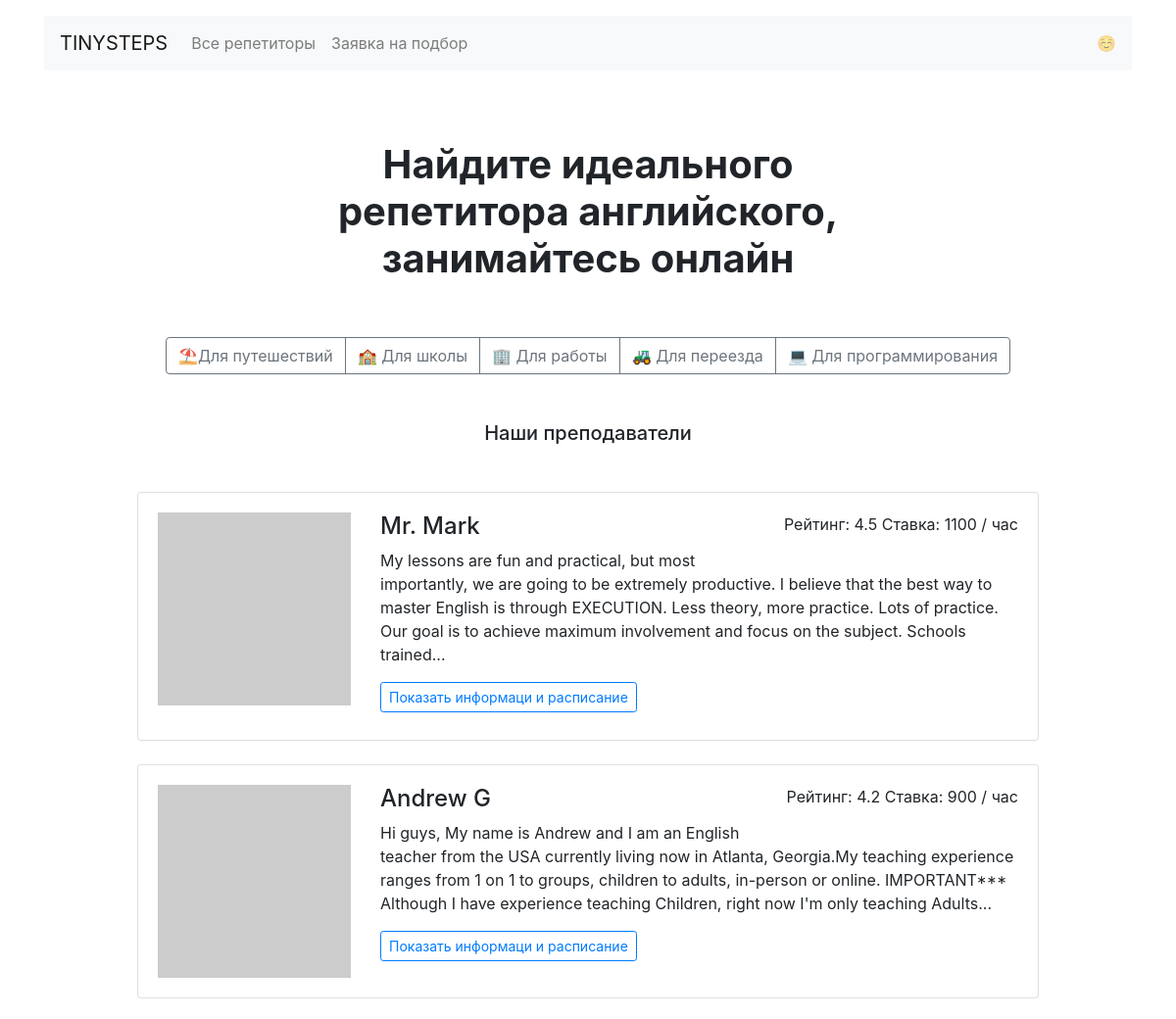
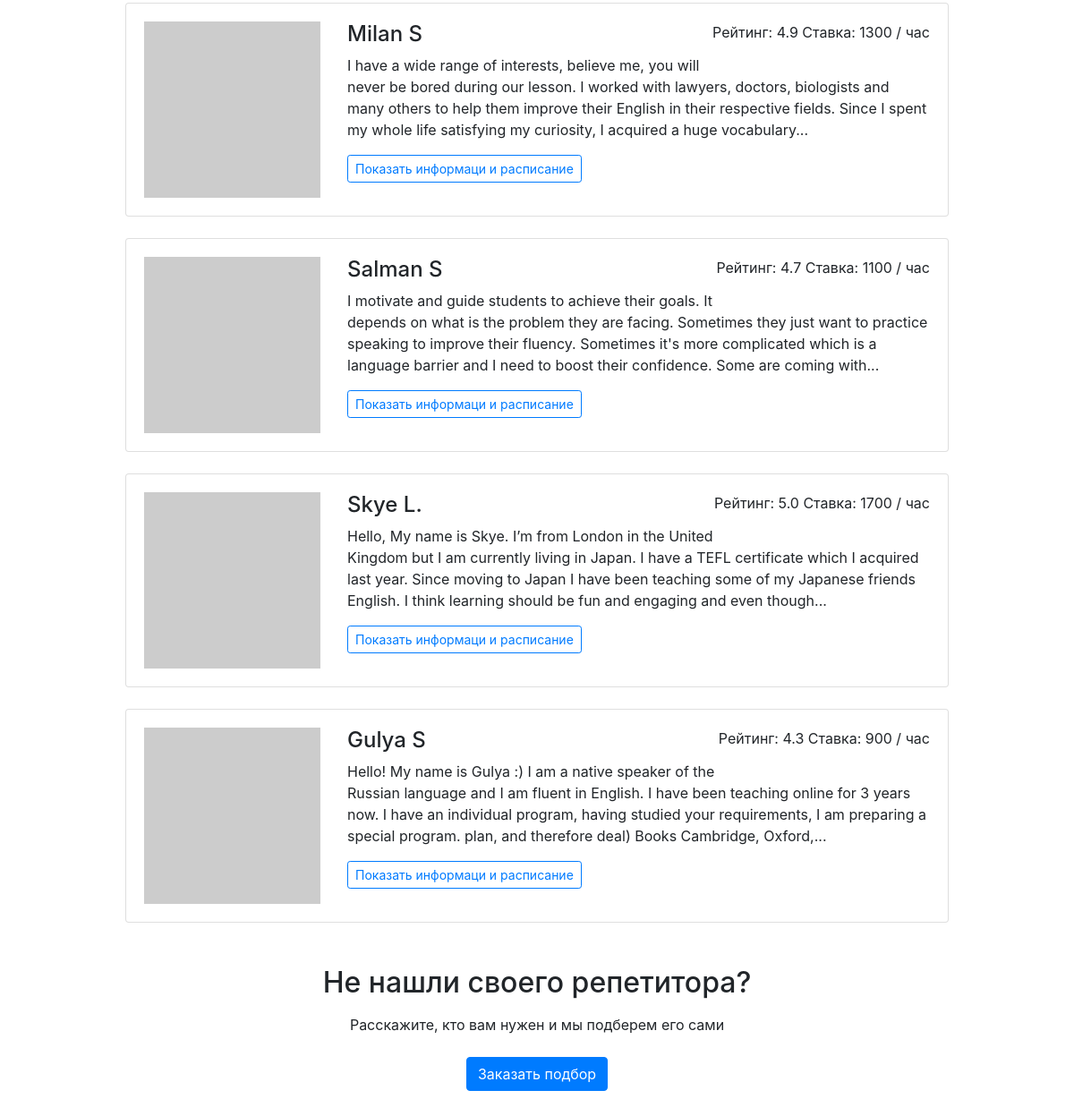
The page / on the database its author committed (2 pictures, top to bottom).
### app.py (models this page shows)
class Teacher(db.Model):
    __tablename__ = 'teacher'
    id = db.Column(db.Integer, primary_key=True)
    name = db.Column(db.String(80), nullable=False)
    about = db.Column(db.Text, nullable=False)
    rating = db.Column(db.Float)
    picture = db.Column(db.String(80), unique=True, nullable=False)
    price = db.Column(db.Integer, nullable=False)
    goals = db.Column(db.String, nullable=False)
    free = db.Column(db.String, nullable=False)
    bookings = db.relationship('Booking',  back_populates="teacher")

### app.py (the view)
@app.route('/')
def index():
    teachers = db.session.query(Teacher).all()
    random.shuffle(teachers)
    return render_template('index.html', teachers=teachers[:6])

### templates/index.html (shortened to what this page needs)
{% extends 'base.html' %}
{% block content %}
<main class="container mt-3 mb-5">
  <section>
  <h1 class="h1 text-center mx-auto mt-4 py-5"><strong>Найдите идеального <br>репетитора английского, <br>занимайтесь онлайн</strong></h1>
  <div class="text-center mb-5">
    <div class="btn-group mx-auto mb-0" role="group" aria-label="Basic example">
      <a href="/goals/travel/" class="btn btn-outline-secondary">⛱Для путешествий</a>
      <a href="/goals/study/" class="btn btn-outline-secondary">🏫 Для школы</a>
      <a href="/goals/work/" class="btn btn-outline-secondary">🏢 Для работы</a>
      <a href="/goals/relocate/" class="btn btn-outline-secondary">🚜 Для переезда</a>
      <a href="/goals/coding/" class="btn btn-outline-secondary">💻 Для программирования</a>
    </div>
  </div>
  <h2 class="h5 text-center mb-5">Наши преподаватели</h2>
  <div class="row">
    <div class="col-12 col-lg-10 offset-lg-1 m-auto">
      {% for teacher in teachers %}
      <div class="card mb-4">
        <div class="card-body">
          <div class="row">
            <div class="col-3"><img src="{{ teacher.picture }}" class="img-fluid" alt=""></div>
            <div class="col-9">
              <p class="float-right">Рейтинг: {{ teacher.rating }} Ставка: {{ teacher.price }} / час</p>
              <h2 class="h4">{{ teacher.name }}</h2>
              <p>{{ teacher.about|truncate(300) }}</p>
              <a href="/profiles/{{ teacher.id }}/" class="btn btn-outline-primary btn-sm mr-3 mb-2">Показать информаци и расписание</a>
            </div>
          </div>
        </div>
      </div>
      {% endfor %}
  <h2 class="text-center mt-5 mb-3">Не нашли своего репетитора?</h2>
  <p class="text-center mb-4">Расскажите, кто вам нужен и мы подберем его сами</p>
  <div class="text-center pb-5">
      <a href="/request/" class="btn btn-primary">Заказать подбор</a>
  </div>
  </section>
</main>
{% endblock %}

### templates/base.html (shortened to what this page needs)
<!DOCTYPE html>
<html lang="ru">
<head>
  <link rel="stylesheet" href="https://stackpath.bootstrapcdn.com/bootstrap/4.3.1/css/bootstrap.min.css">
</head>
<body>
  <header class="container mt-3">
    <nav class="navbar navbar-expand-lg navbar-light bg-light">
      <a class="navbar-brand" href="/">TINYSTEPS</a>
      <div class="collapse navbar-collapse" id="navbarNav">
        <ul class="navbar-nav">
          <li class="nav-item {% if request.path == '/all/' %}active{% endif %}">
            <a class="nav-link" href="/all/">Все репетиторы</a>
          </li>
          <li class="nav-item {% if request.path == '/request/' %}active{% endif %}">
            <a class="nav-link" href="/request/">Заявка на подбор</a>
          </li>
        </ul>
      </div>
      <span class="navbar-text d-sm-none d-lg-block">
        ☺️
      </span>
    </nav>
  </header>
  {% block content %}{% endblock %}
</body>
</html>

### rows shown on the page
Teacher: rating "4.5", price "1100", name "Mr. Mark", about "My lessons are fun and practical, but most importantly, we are going to be extremely productive. I believe that the best way to master English is through EXECUTION. Less theory, more practice. Lots of practice. Our goal is to achieve maximum involvement and focus on the subject. Schools trained..."
Teacher: rating "4.2", price "900", name "Andrew G", about "Hi guys, My name is Andrew and I am an English teacher from the USA currently living now in Atlanta, Georgia.My teaching experience ranges from 1 on 1 to groups, children to adults, in-person or online. IMPORTANT*** Although I have experience teaching Children, right now I'm only teaching Adults..."
Teacher: rating "4.9", price "1300", name "Milan S", about "I have a wide range of interests, believe me, you will never be bored during our lesson. I worked with lawyers, doctors, biologists and many others to help them improve their English in their respective fields. Since I spent my whole life satisfying my curiosity, I acquired a huge vocabulary..."
Teacher: rating "4.7", price "1100", name "Salman S", about "I motivate and guide students to achieve their goals. It depends on what is the problem they are facing. Sometimes they just want to practice speaking to improve their fluency. Sometimes it's more complicated which is a language barrier and I need to boost their confidence. Some are coming with..."
Teacher: rating "5.0", price "1700", name "Skye L.", about "Hello, My name is Skye. I’m from London in the United Kingdom but I am currently living in Japan. I have a TEFL certificate which I acquired last year. Since moving to Japan I have been teaching some of my Japanese friends English. I think learning should be fun and engaging and even though..."
Teacher: rating "4.3", price "900", name "Gulya S", about "Hello! My name is Gulya :) I am a native speaker of the Russian language and I am fluent in English. I have been teaching online for 3 years now. I have an individual program, having studied your requirements, I am preparing a special program. plan, and therefore deal) Books Cambridge, Oxford,..."
